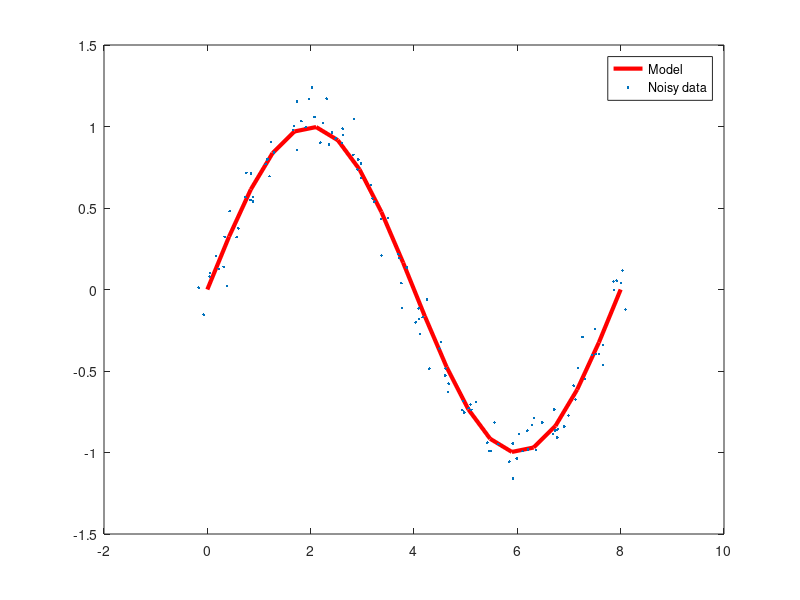

This figure's MATLAB source: (Note: this script raises an error after producing the figure.)
close all;clear;clc;

%% Set inputs range
xmin = 0;
xmax = 8;

%% without noise
x = linspace(xmin,xmax,20);
y = sin(pi/4 * x);

%% with noise
x1 = linspace(xmin,xmax,20);
y1 = sin(pi/4 *x1);   % model;

x = [x1,x1,x1,x1,x1,x1];
% x = x1;
x = x +  randn(size(x))*.1;
y = sin(pi/4 *x) + randn(size(x))*.1;
plot(x1,y1,'r','linewidth',3),hold on,plot(x,y,'.')
legend('Model','Noisy data')

%% Input & Target
inputs = x;
targets = y;

%% Create a RBF Network
goal = 0.000;   % Mean squared error goal (default = 0.0)
spread  =  3;   % Spread of radial basis functions (default = 1.0)
MN = 10;         % Maximum number of neurons 
DF = 10;        % Number of neurons to add between displays (default = 25)
net  = newrb(inputs,targets,goal,spread,MN,DF);
view(net)

%% Test RBF Network
xtest = linspace(xmin,xmax,17);
ytest = sin(pi/4 * xtest);
output = net(xtest);

%% Compute error
mse_err = mse(ytest,output);
fprintf('Mean Squared Error of test data is %.4f \n',mse_err)
sse_err = sse(ytest,output);
fprintf('Sum of Squared Error of test data is %.4f \n',sse_err)

%% Plot result
figure
plot(xtest,ytest,'-*r');hold on;
plot(xtest,output,'--+');
xlim([xmin,xmax])
legend('Target','Output')
